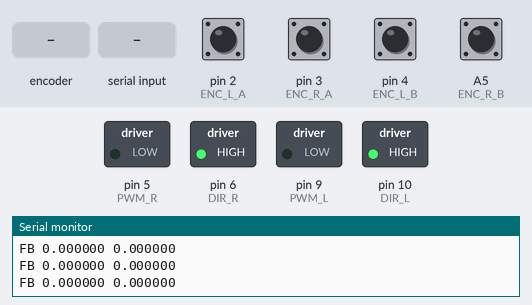
Simulated run of this sketch. Board: Arduino Nano, built with avr-gcc and run on an emulated ATmega328P. Shown: switched loads named in the sketch (green lamp = pin HIGH), the last lines printed to the serial monitor. Dashed ring = blinking. The inputs (shaded band) are chosen by the test bench; at power-on: A5 (ENC_R_B), pin 2 (ENC_L_A), pin 3 (ENC_R_A), pin 4 (ENC_L_B) HIGH.

Above: at 1.4 s.
1.5 s: rotary encoder on pin 2 (ENC_L_A) / A5 (ENC_R_B) turned 3 steps (first pin leading)
At 3.2 s:
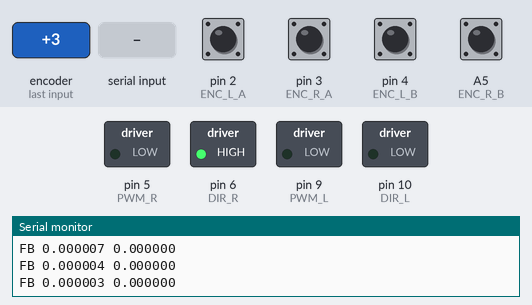
3.6 s: "STOP\n" received over Serial
5.1 s: pin 3 (ENC_R_A) pulsed LOW 5 times (0.12 s each, 0.3 s apart)
At 6.2 s:
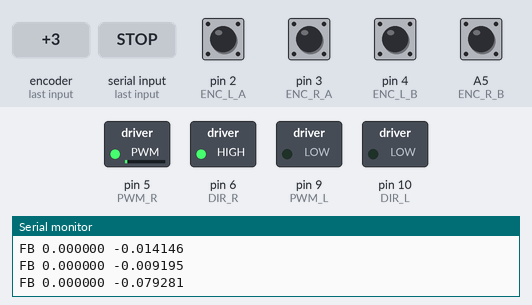
8.1 s: pin 3 (ENC_R_A) pulled LOW for 3.2 s
At 12.4 s:
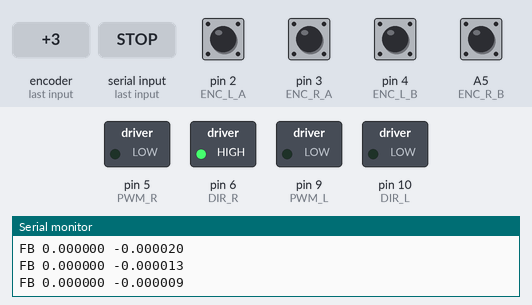
12.9 s: "x\n" received over Serial
Timing chart, 0 to 15.4 s (numbered marks = the images above; inputs shaded):
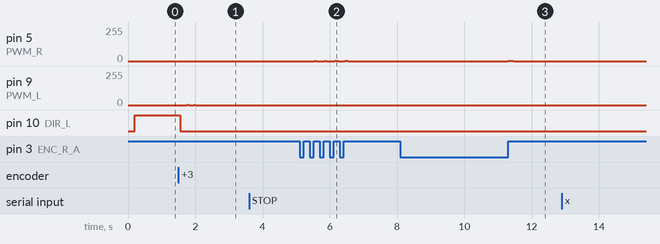

Measured:
- after the input at 1.5 s, pin 9 (PWM_L): alternates 1/255 for 0.05 s and 0/255 for 0.15 s, 4 changes in all, then stays 0/255, starting after 0.25 s; pin 10 (DIR_L): HIGH → LOW after 0.05 s
- after the input at 5.1 s, pin 5 (PWM_R): alternates 1/255 for 0.10 s and 0/255 for 0.20 s, 4 changes in all, then stays 0/255, starting after 1.1 s
- after the input at 8.1 s, pin 5 (PWM_R): 0/255 → 1/255 after 3.2 s, → 0/255 0.15 s later

The sketch:

motor_pid_controller.ino
```cpp
/*
MDDS30 (PWM+DIR) Dual Motor Velocity PID Controller (Arduino Nano)

ROS 2 SERIAL PROTOCOL (matches mobile_robot_hardware plugin)
- RX command: CMD <left_vel_rad_s> <right_vel_rad_s>
- TX feedback: FB <left_vel_rad_s> <right_vel_rad_s> <left_pos_rad> <right_pos_rad>

LEGACY MANUAL COMMANDS (for Serial Monitor/Plotter troubleshooting)
- s<N> : set BOTH targets (N in ticks/sec)
- l<N> : set LEFT target (N in ticks/sec)
- r<N> : set RIGHT target (N in ticks/sec)
- x    : stop + reset integrators

WIRING (Arduino -> MDDS30)
Right motor (Channel 2):
  D5  -> AN2 (PWM_R)
  D6  -> IN2 (DIR_R)
Left motor (Channel 1):
  D9  -> AN1 (PWM_L)
  D10 -> IN1 (DIR_L)

ENCODERS (Motor -> Arduino)
Right encoder:
  A -> D3 (interrupt), B -> A5
Left encoder:
  A -> D2 (interrupt), B -> D4
*/

#include <Arduino.h>

/* ----- MDDS30 pins ----- */
#define PWM_R 5
#define DIR_R 6
#define PWM_L 9
#define DIR_L 10

/* ----- Encoder pins ----- */
#define ENC_R_A 3
#define ENC_R_B A5
#define ENC_L_A 2
#define ENC_L_B 4

/* ========= HARD-CODED DIRECTION / SIGN ========= */
const bool MOTOR_INVERT_RIGHT = false;
const bool MOTOR_INVERT_LEFT = false;
const bool ENCODER_SIGN_RIGHT = true;
const bool ENCODER_SIGN_LEFT = false;

/* ----- Encoder conversion -----
Set this to encoder counts-per-wheel-revolution (after gearbox).
*/
const float TICKS_PER_REV_RIGHT = 600.0f;
const float TICKS_PER_REV_LEFT = 600.0f;
const float TWO_PI_F = 6.28318530718f;

/* ----- Encoder counts ----- */
volatile long enc_r = 0;
volatile long enc_l = 0;

void ISR_enc_r()
{
  if (digitalRead(ENC_R_B))
    enc_r++;
  else
    enc_r--;
}

void ISR_enc_l()
{
  if (digitalRead(ENC_L_B))
    enc_l++;
  else
    enc_l--;
}

/* ----- Control timing ----- */
const unsigned long DT_MS = 50; // 20 Hz loop
const float DT = 0.050f;

/* ----- PID gains ----- */
// These gains are scaled for rad/s control (roughly old_ticks gains * TICKS_PER_REV / 2pi).
float Kp = 11.5f;
float Ki = 11.5f;
float Kd = 0.00f;

/* ----- Targets (rad/s) ----- */
float target_r = 0.0f;
float target_l = 0.0f;

/* ----- PID state ----- */
float integ_r = 0.0f, integ_l = 0.0f;
float prev_err_r = 0.0f, prev_err_l = 0.0f;

/* ----- Limits ----- */
const float PWM_MAX = 2000.0f;
const float INTEG_MAX = 2000.0f;

/* ----- Start assist ----- */
const int START_PWM_R = 35;
const int START_PWM_L = 35;
const float START_VEL_THRESH_RAD_S = 0.052f;

/* ----- Filtering ----- */
static float vel_r_f = 0.0f, vel_l_f = 0.0f;
const float alpha = 0.35f;

/* ----- Serial input buffer ----- */
String rx_line;

/* ----- Position integration from encoder counts ----- */
float pos_r_rad = 0.0f;
float pos_l_rad = 0.0f;

static inline void readEncoders(long &r, long &l)
{
  noInterrupts();
  r = enc_r;
  l = enc_l;
  interrupts();
}

static inline void driveMotor(int pwmPin, int dirPin, float pwmSigned, bool invertMotor)
{
  pwmSigned = constrain(pwmSigned, -PWM_MAX, PWM_MAX);
  bool forward = (pwmSigned >= 0.0f);
  int mag = (int)fabs(pwmSigned);

  if (invertMotor)
    forward = !forward;

  digitalWrite(dirPin, forward ? HIGH : LOW);
  analogWrite(pwmPin, mag);
}

float ticksToRad(long ticks, float ticks_per_rev)
{
  return ((float)ticks) * TWO_PI_F / ticks_per_rev;
}

void stopMotors()
{
  target_r = 0.0f;
  target_l = 0.0f;
  integ_r = 0.0f;
  integ_l = 0.0f;
  prev_err_r = 0.0f;
  prev_err_l = 0.0f;
  driveMotor(PWM_R, DIR_R, 0.0f, MOTOR_INVERT_RIGHT);
  driveMotor(PWM_L, DIR_L, 0.0f, MOTOR_INVERT_LEFT);
}

void handleProtocolLine(const String &line)
{
  if (line.length() == 0)
    return;

  if (line == "STOP" || line == "x")
  {
    stopMotors();
    return;
  }

  if (!line.startsWith("CMD "))
  {
    return;
  }

  // Parse with String methods to avoid AVR sscanf(%f) limitations.
  String payload = line.substring(4); // after "CMD "
  payload.trim();

  int sp = payload.indexOf(' ');
  if (sp < 0)
  {
    return;
  }

  String s_left = payload.substring(0, sp);
  String s_right = payload.substring(sp + 1);
  s_left.trim();
  s_right.trim();
  if (s_left.length() == 0 || s_right.length() == 0)
  {
    return;
  }

  float left = s_left.toFloat();
  float right = s_right.toFloat();

  // Keep ordering aligned with ros2_control:
  // CMD <left> <right>
  target_l = left;
  target_r = right;
}

void handleSerial()
{
  while (Serial.available() > 0)
  {
    char c = (char)Serial.read();

    if (c == '\r')
      continue;

    if (c == '\n')
    {
      handleProtocolLine(rx_line);
      rx_line = "";
    }
    else
    {
      rx_line += c;
      if (rx_line.length() > 96)
      {
        rx_line = "";
      }
    }
  }
}

void setup()
{
  pinMode(PWM_R, OUTPUT);
  pinMode(DIR_R, OUTPUT);
  pinMode(PWM_L, OUTPUT);
  pinMode(DIR_L, OUTPUT);

  pinMode(ENC_R_A, INPUT_PULLUP);
  pinMode(ENC_R_B, INPUT_PULLUP);
  pinMode(ENC_L_A, INPUT_PULLUP);
  pinMode(ENC_L_B, INPUT_PULLUP);

  attachInterrupt(digitalPinToInterrupt(ENC_R_A), ISR_enc_r, RISING);
  attachInterrupt(digitalPinToInterrupt(ENC_L_A), ISR_enc_l, RISING);

  Serial.begin(115200);
  delay(200);

  stopMotors();
}

void loop()
{
  static unsigned long last_tick = 0;
  static long r_prev = 0, l_prev = 0;

  handleSerial();

  unsigned long now = millis();
  if (now - last_tick < DT_MS)
    return;
  last_tick += DT_MS;

  long r_now, l_now;
  readEncoders(r_now, l_now);

  long dr = r_now - r_prev;
  long dl = l_now - l_prev;
  r_prev = r_now;
  l_prev = l_now;

  // Convert encoder count delta to wheel angular velocity (rad/s).
  float vel_r = ticksToRad(dr, TICKS_PER_REV_RIGHT) / DT;
  float vel_l = ticksToRad(dl, TICKS_PER_REV_LEFT) / DT;

  if (ENCODER_SIGN_RIGHT)
    vel_r = -vel_r;
  if (ENCODER_SIGN_LEFT)
    vel_l = -vel_l;

  vel_r_f = alpha * vel_r + (1.0f - alpha) * vel_r_f;
  vel_l_f = alpha * vel_l + (1.0f - alpha) * vel_l_f;

  pos_r_rad = ticksToRad(r_now, TICKS_PER_REV_RIGHT);
  pos_l_rad = ticksToRad(l_now, TICKS_PER_REV_LEFT);
  if (ENCODER_SIGN_RIGHT)
    pos_r_rad = -pos_r_rad;
  if (ENCODER_SIGN_LEFT)
    pos_l_rad = -pos_l_rad;

  float err_r = target_r - vel_r_f;
  float err_l = target_l - vel_l_f;

  float derr_r = (err_r - prev_err_r) / DT;
  float derr_l = (err_l - prev_err_l) / DT;
  prev_err_r = err_r;
  prev_err_l = err_l;

  float pwm_r_raw = Kp * err_r + Ki * integ_r + Kd * derr_r;
  float pwm_l_raw = Kp * err_l + Ki * integ_l + Kd * derr_l;

  float pwm_r = constrain(pwm_r_raw, -PWM_MAX, PWM_MAX);
  float pwm_l = constrain(pwm_l_raw, -PWM_MAX, PWM_MAX);

  bool sat_r = (fabs(pwm_r_raw) > PWM_MAX);
  bool sat_l = (fabs(pwm_l_raw) > PWM_MAX);

  if (!(sat_r && ((pwm_r > 0 && err_r > 0) || (pwm_r < 0 && err_r < 0))))
  {
    integ_r = constrain(integ_r + err_r * DT, -INTEG_MAX, INTEG_MAX);
  }
  if (!(sat_l && ((pwm_l > 0 && err_l > 0) || (pwm_l < 0 && err_l < 0))))
  {
    integ_l = constrain(integ_l + err_l * DT, -INTEG_MAX, INTEG_MAX);
  }

  pwm_r_raw = Kp * err_r + Ki * integ_r + Kd * derr_r;
  pwm_l_raw = Kp * err_l + Ki * integ_l + Kd * derr_l;
  pwm_r = constrain(pwm_r_raw, -PWM_MAX, PWM_MAX);
  pwm_l = constrain(pwm_l_raw, -PWM_MAX, PWM_MAX);

  if (fabs(target_r) > 0.1f && fabs(vel_r_f) < START_VEL_THRESH_RAD_S)
  {
    if (pwm_r > 0)
      pwm_r = max(pwm_r, (float)START_PWM_R);
    if (pwm_r < 0)
      pwm_r = min(pwm_r, -(float)START_PWM_R);
  }
  if (fabs(target_l) > 0.1f && fabs(vel_l_f) < START_VEL_THRESH_RAD_S)
  {
    if (pwm_l > 0)
      pwm_l = max(pwm_l, (float)START_PWM_L);
    if (pwm_l < 0)
      pwm_l = min(pwm_l, -(float)START_PWM_L);
  }

  driveMotor(PWM_R, DIR_R, pwm_r, MOTOR_INVERT_RIGHT);
  driveMotor(PWM_L, DIR_L, pwm_l, MOTOR_INVERT_LEFT);

  // Feedback line consumed by MobileRobotHardware::parse_feedback():
  // FB <left_vel_rad_s> <right_vel_rad_s> <left_pos_rad> <right_pos_rad>
  Serial.print("FB ");
  Serial.print(vel_l_f, 6);
  Serial.print(' ');
  Serial.println(vel_r_f, 6);
//  Serial.println(' ');
//  Serial.print(pos_l_rad, 6);
//  Serial.print(' ');
//  Serial.println(pos_r_rad, 6);
}
```
